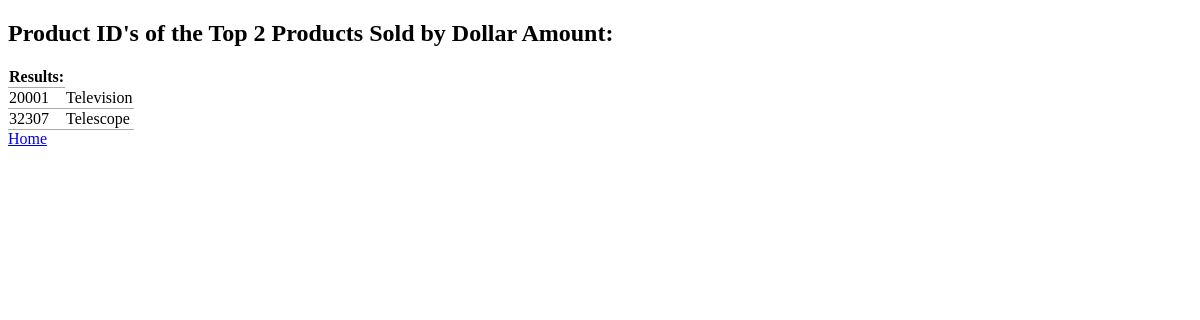
The app's page /queryThree.php with its own data.
### tables this page shows
CREATE TABLE product(
    manufacturer_id     INT(5) NOT NULL,
    item_id             INT(5) NOT NULL,
    package_id          INT(5) NOT NULL,
    quantity            INT(5),
    price               DECIMAL(5,2),
    product_name        VARCHAR(30),
    PRIMARY KEY (item_id)
  );

### common.php (called while the page is built)
<?php
function escape($html)
{
  return htmlspecialchars($html, ENT_QUOTES | ENT_SUBSTITUTE, "UTF-8");
}

### queryThree.php (the view)
<?php include "templates/header.php"; ?>
<?php
try
{
    require "config.php";
    require "common.php";
    $connection = new PDO($dsn, $username, $password, $options);
    $sql = "SELECT item_id, product_name, sum(quantity*price)
    FROM product
    GROUP BY item_id
    ORDER BY SUM(quantity * price) desc
    LIMIT 2";
    $statement = $connection->prepare($sql);
    $statement->execute();
    $result = $statement->fetchAll();
}
catch(PDOException $error)
{
    echo $sql . "<br>" . $error->getMessage();
}
?>
<?php
    if ($result && $statement->rowCount() > 0) { ?>
        <h2>Product ID's of the Top 2 Products Sold by Dollar Amount:</h2>
        <table>
            <thead>
                <tr>
                    <th>Results:</th>
                </tr>
            </thead>
            <tbody>
                <?php foreach ($result as $row) { ?>
                    <tr>
                        <td><?php echo escape($row["item_id"]); ?></td>
                        <td><?php echo escape($row["product_name"]); ?></td>
                    </tr>
                <?php } ?>
            </tbody>
        </table>
        <?php } else { ?>
            > No Items Found
        <?php } ?>
<?php include "templates/footer.php"; ?>

### css/style.css (style rules this page uses)
table { border-collapse: collapse; border-spacing: 0; }
td, th { padding: 5ps; border-bottom: 1px solid #aaa; }

### records on screen
product: item_id "20001", product_name "Television"
product: item_id "32307", product_name "Telescope"
